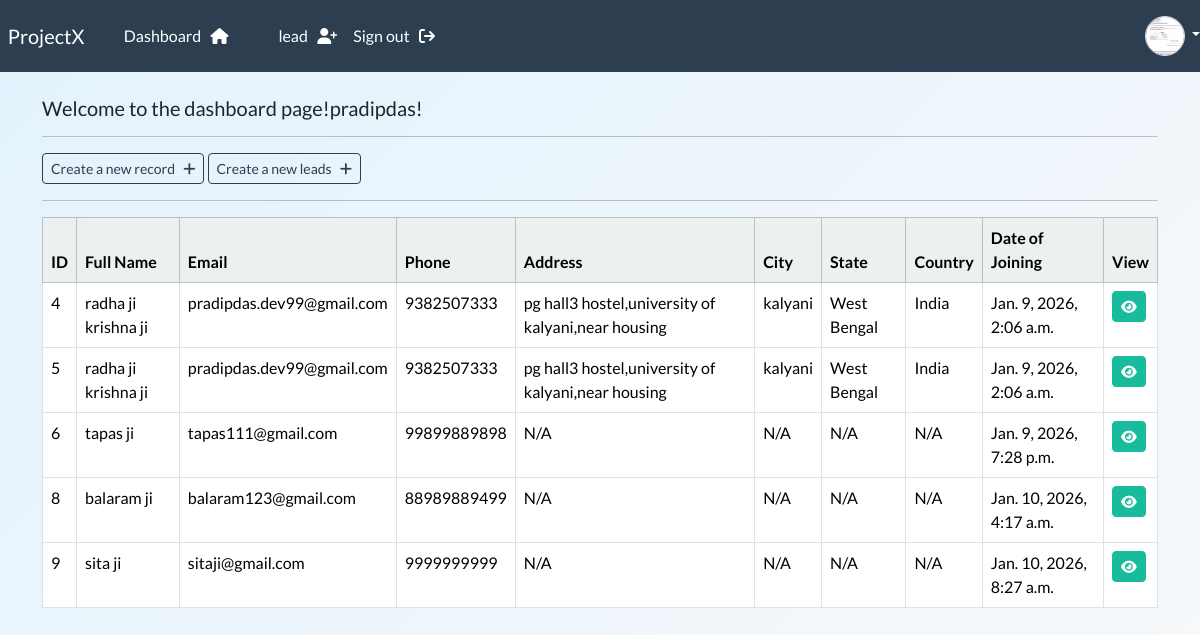
Before: /dashboard (signed in) with the older database file.
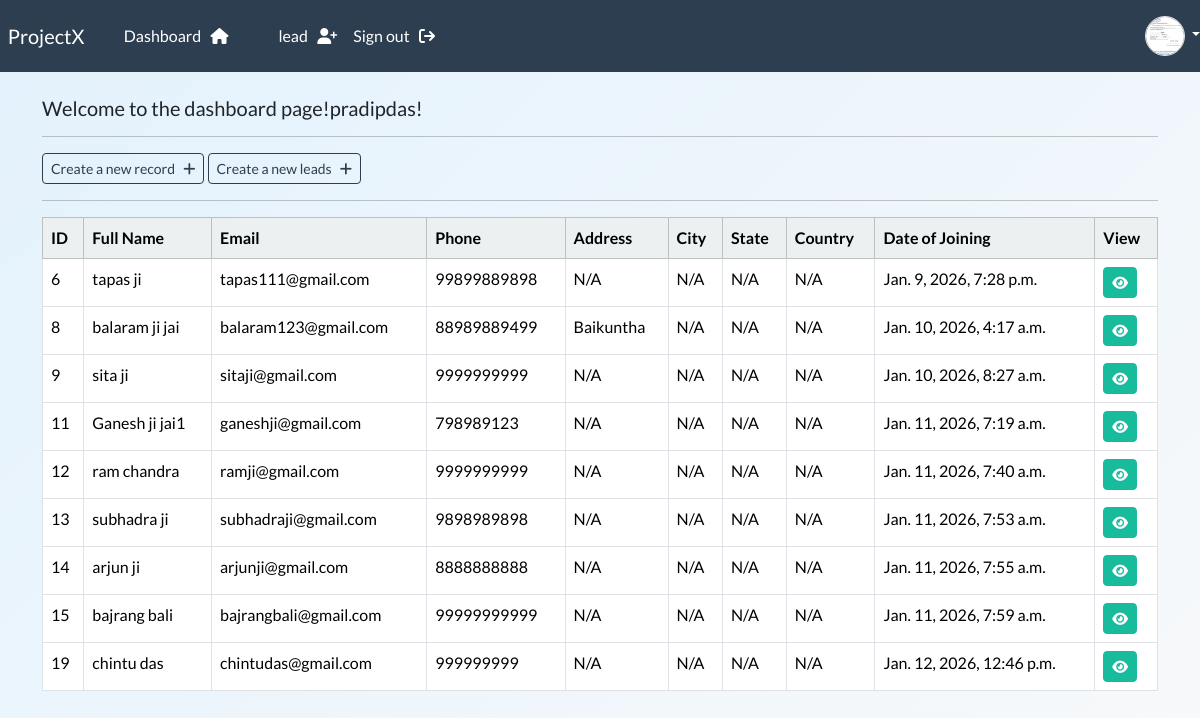
After: the same page with the newer database file.
### webapp/models.py (models this page shows, shortened)
class Record(models.Model):
    creation_date = models.DateTimeField(auto_now_add=True)
    first_name = models.CharField(max_length=100)
    last_name = models.CharField(max_length=100)
    email = models.EmailField(max_length=255)
    phone = models.CharField(max_length=20)
    address = models.CharField(max_length=300)
    city = models.CharField(max_length=255)
    state = models.CharField(max_length=100)
    country = models.CharField(max_length=100)

### webapp/views.py (the view)
# urls.py: path('dashboard', views.dashboard, name="dashboard"),
@login_required(login_url='my-login')
def dashboard(request):
    my_records = Record.objects.all()
    context = {'records': my_records}
    return render(request, 'webapp/dashboard.html', context=context)

### webapp/templates/webapp/dashboard.html
{% extends "webapp/base.html" %}
{% block content %}
     <h5>Welcome to the dashboard page!{{user}}!</h5>
     <hr>
     <a class="btn btn-outline-primary btn-sm" href="{% url 'create-record' %}">
          Create a new record &nbsp; <i class="fa-solid fa-plus"></i>
     </a>
     <a class="btn btn-outline-primary btn-sm" href="{% url 'create_lead' %}">
          Create a new leads &nbsp; <i class="fa-solid fa-plus"></i>
     </a>
     <hr>
     <table class="table table-hover table-bordered">
            <thead class="table-light">
                <tr>
                    <th scope="col"> ID </th>
                    <th scope="col"> Full Name </th>
                    <th scope="col"> Email </th>
                    <th scope="col"> Phone </th>
                    <th scope="col"> Address </th>
                    <th scope="col"> City </th>
                    <th scope="col"> State </th>
                    <th scope="col"> Country </th>
                    <th scope="col">Date of Joining</th>
                    <th scope="col"> View </th>
                </tr>
            </thead>
            <tbody>
            {% if records %}
                {% for record in records %}
                <tr>
                    <td>{{record.id}}</td>
                    <td>{{record.first_name}} {{record.last_name}}</td>
                    <td>{{record.email}}</td>
                    <td>{{record.phone}}</td>
                    <td>{{record.address}}</td>
                    <td>{{record.city}}</td>
                    <td>{{record.state}}</td>
                    <td>{{record.country}}</td>
                    <td>{{record.creation_date}}</td>
                    <td> <a class="btn btn-success btn-sm" href="{% url 'record' record.id %}"><i class="fa-solid fa-eye"></i></a> </td>
                </tr>
                {% endfor %}
            {% endif %}
            </tbody>
     </table>
{% endblock %}

### webapp/templates/webapp/base.html (shortened to what this page needs)
{% load static %}
<!Doctype html>
<html lang="en">
<head>
    <link rel="stylesheet" type="text/css" href="https://bootswatch.com/5/flatly/bootstrap.min.css">
    <link rel="stylesheet" type="text/css" href="{% static 'css/style.css' %}">
</head>
<body>
    {% include "webapp/navbar.html" %}
     <div class="container">
         <br>
              {% block content %}
              {% endblock %}
     </div>
    <link rel="stylesheet" href="https://cdnjs.cloudflare.com/ajax/libs/font-awesome/6.5.1/css/all.min.css">
</body>
</html>

### webapp/templates/webapp/navbar.html (shortened to what this page needs)
<nav class="navbar navbar-expand-lg navbar-dark bg-primary justify-content-center">
    <a class="navbar-brand main-heading" href="{% url '' %}">
      &nbsp; ProjectX
    </a>
      <div class="collapse navbar-collapse text-center" id="navbarNavDropdown">
        <ul class="navbar-nav mr-auto">
          {% if user.is_authenticated %}
            <li class="nav-item">
              <a class="nav-link" href="{% url 'dashboard' %}">Dashboard &nbsp; <i class="fa fa-home" aria-hidden="true"></i> </a>
            </li>
            <li class="nav-item">
            <a class="nav-link" href="{% url 'leads' %}">lead &nbsp; <i class="fa-solid fa-user-plus" aria-hidden="true"></i> </a>
            </li>
            <li class="nav-item">
              <a class="nav-link" href="{% url 'user-logout' %}">Sign out &nbsp; <i class="fa fa-sign-out" aria-hidden="true"></i> </a>
            </li>
        </ul>
        <ul class="navbar-nav ms-auto align-items-center">
        <li class="nav-item dropdown">
         <a class="nav-link dropdown-toggle p-0" href="#" role="button"
         data-bs-toggle="dropdown" aria-expanded="false">
          <img src="{% if request.user.profile.profile_image %}
                    {{ request.user.profile.profile_image.url }}
                    {% else %}
                     /media/profiles/default.png
                    {% endif %}"
           class="rounded-circle border"
           width="40"
           height="40"
           style="object-fit: cover; cursor: pointer;">
          </a>
      </li>
    </ul>
        {% endif %}
      </div>
  </nav>

### static/css/style.css (style rules this page uses)
body { background: linear-gradient(135deg, #e3f2fd, #f8f9fa); min-height: 100vh; }
.navbar .nav-link { text-decoration: none; }

Changed rows visible on the page:
removed Record: id "4", first_name "radha ji", last_name "krishna ji", email "pradipdas.dev99@gmail.com", phone "9382507333", address "pg hall3 hostel,university of kalyani,near housing", city "kalyani", state "West Bengal", country "India", creation_date "Jan. 9, 2026, 2:06 a.m."
removed Record: id "5", first_name "radha ji", last_name "krishna ji", email "pradipdas.dev99@gmail.com", phone "9382507333", address "pg hall3 hostel,university of kalyani,near housing", city "kalyani", state "West Bengal", country "India", creation_date "Jan. 9, 2026, 2:06 a.m."
changed Record "balaram": last_name "ji" → "ji jai"; address "N/A" → "Baikuntha"
added Record: id "11", first_name "Ganesh", last_name "ji jai1", email "ganeshji@gmail.com", phone "798989123", address "N/A", city "N/A", state "N/A", country "N/A", creation_date "Jan. 11, 2026, 7:19 a.m."
added Record: id "12", first_name "ram", last_name "chandra", email "ramji@gmail.com", phone "9999999999", address "N/A", city "N/A", state "N/A", country "N/A", creation_date "Jan. 11, 2026, 7:40 a.m."
added Record: id "13", first_name "subhadra", last_name "ji", email "subhadraji@gmail.com", phone "9898989898", address "N/A", city "N/A", state "N/A", country "N/A", creation_date "Jan. 11, 2026, 7:53 a.m."
added Record: id "14", first_name "arjun", last_name "ji", email "arjunji@gmail.com", phone "8888888888", address "N/A", city "N/A", state "N/A", country "N/A", creation_date "Jan. 11, 2026, 7:55 a.m."
added Record: id "15", first_name "bajrang", last_name "bali", email "bajrangbali@gmail.com", phone "99999999999", address "N/A", city "N/A", state "N/A", country "N/A", creation_date "Jan. 11, 2026, 7:59 a.m."
added Record: id "19", first_name "chintu", last_name "das", email "chintudas@gmail.com", phone "999999999", address "N/A", city "N/A", state "N/A", country "N/A", creation_date "Jan. 12, 2026, 12:46 p.m."
